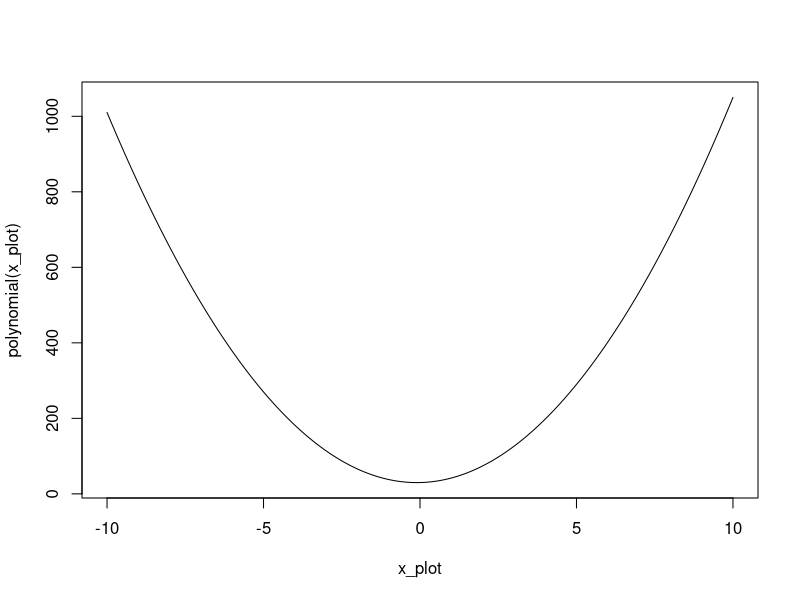
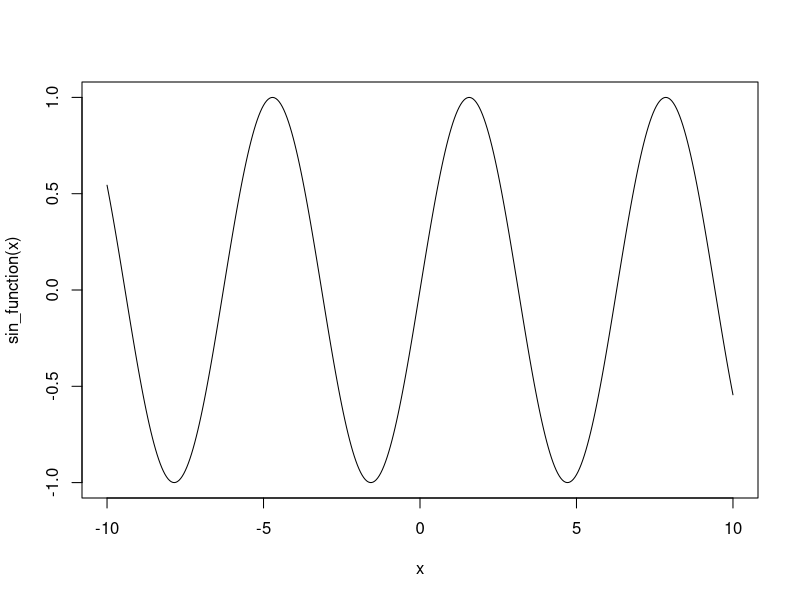
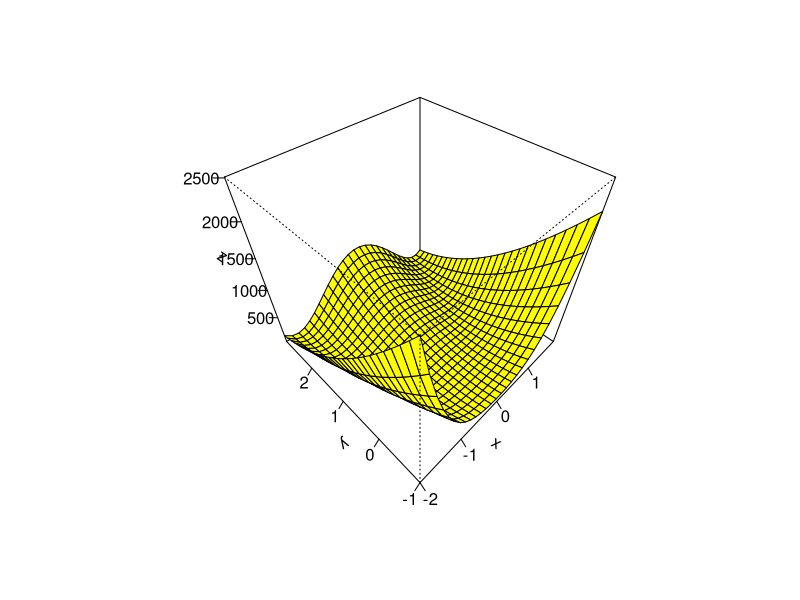
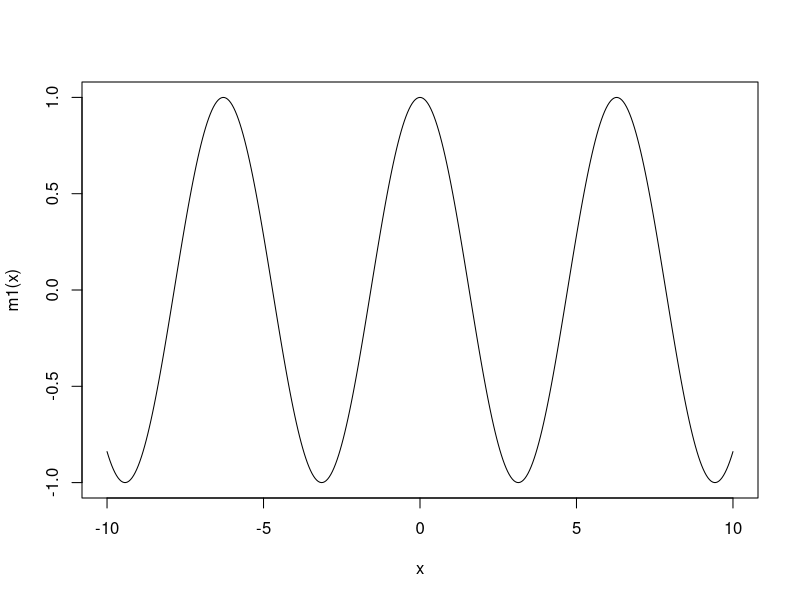
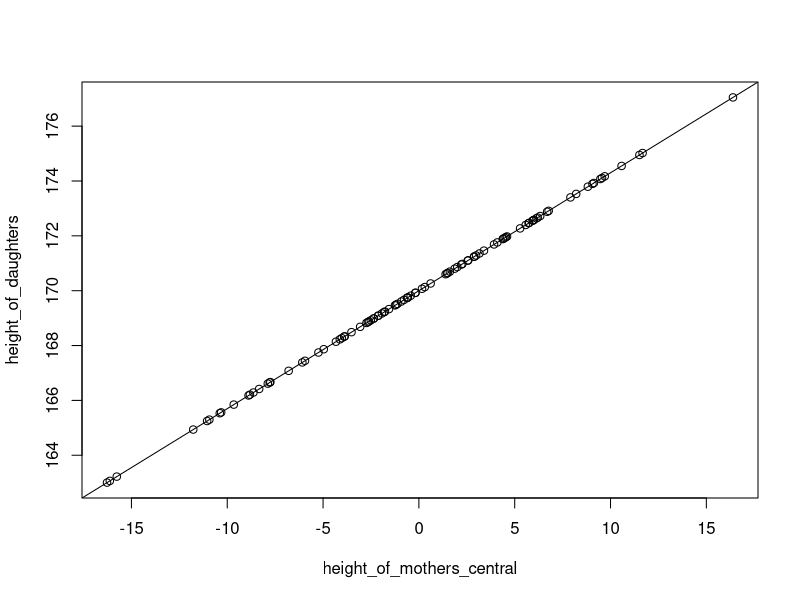
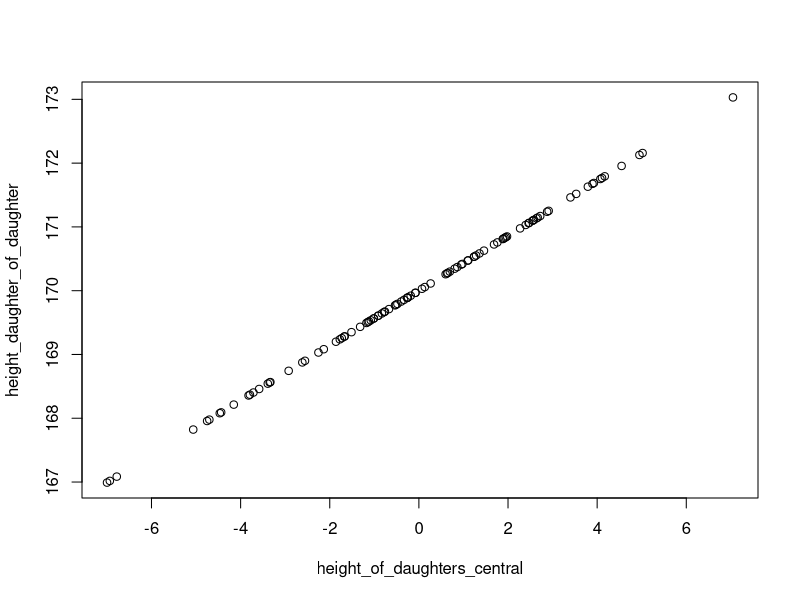
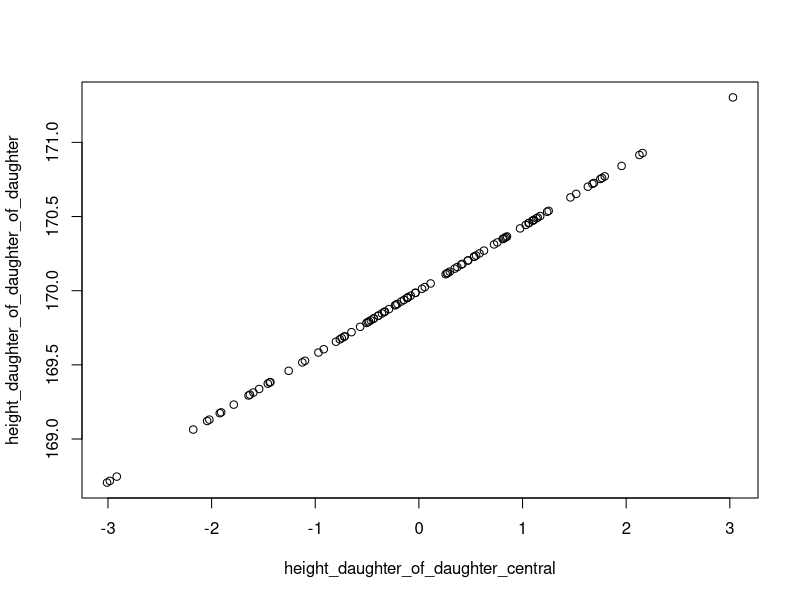
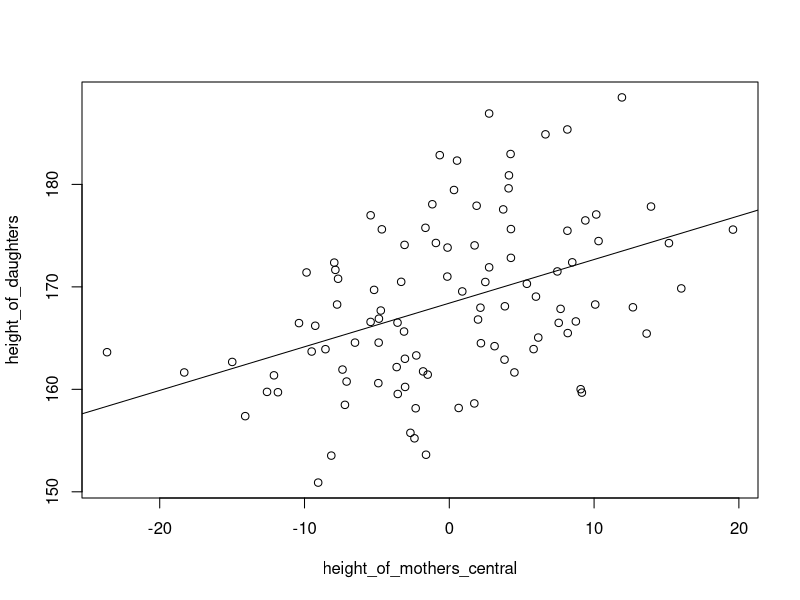

These figures' R source, in order:
## ---- chunk 1
knitr::opts_chunk$set(echo = TRUE)
## ---- chunk 2
# We first define our function, in our case it is a polynomial expression. 
polynomial <- function(x){
  f_x <- 10*x^2 + 2*x + 30 
  return(f_x)
}
x_plot <- seq(-10,10, by = .05)

#plot the function as a line (type = "l"). 
plot(x_plot, polynomial(x_plot), type = "l")
## ---- chunk 3
#check out ?optim()
?optim()
## ---- chunk 4
#How to find the local minimum using Optim function()
#Without derivative method
optim(1, fn = polynomial, method= "Brent", lower = -10, upper = 10)
## ---- chunk 5
# with derivative
optim(1, fn = polynomial, method = "CG")
## ---- chunk 6
sin_function <- function(x){
  f_x <- sin(x)
  return(f_x)
}
x <- seq(-10,10 , by = .05)
plot(x,sin_function(x), type = "l")
## ---- chunk 7
#Optim will always find the local minimum which is the closest to the starting value.  
x = -10
repeat{
  print(paste("for x = ", x," the closest minimum is at x =",optim(x, sin_function, method = "CG")$par))
  x = x +1
  if (x > 10) break("X limit reached")
}
## ---- chunk 8
f <- function(x1,y1){
 f_x <- (1-x1)^2 + 100*(y1- x1^2)^2
 return(f_x)
}
x <- seq(-2,2,by=.15)
y <- seq(-1,3,by=.15) 
z <- outer(x,y,f) #All possible combination of x,y is used to calculate all possible f(x,y) = z. 

#how to plot 3D
persp(x,y,z,phi=45,theta=-45,col="yellow",shade=.00000001,ticktype="detailed")

## ---- chunk 9
f <- function(x){
  f_x <- (1-x[1])^2 + 100*(x[2]-x[1]^2)^2
  return(f_x)
} 

optim(c(0,0) , f)
## ---- chunk 10
set.seed(101) #random seed to reproduce results
n <- 1e2
x <- rnorm(n, 20, 2) # so this is 1e2x1 predictor matrix 
y <- rnorm(n, mean = x *2, sd  =1 )                   # this is our outcome variable, a 1e2x1 vector
X_matrix <- cbind(rep(1, 100), x)      # adding a column of 1s as intercept to the design matrix X (1e2 x 1)
theta <- rep(0,2)               # set up the initial theta 2 x 1 vector
## ---- chunk 11
loss_function <-function(X, y, par){  
  n <- length(y)
  loss <- sum((X%*%par - y)^2)/(n-length(par))
return(loss) 
}
## ---- chunk 12
coef <- optim(par = theta, fn = loss_function , X = X_matrix, y = y, method = "BFGS")
coef$par
## ---- chunk 13


SE_beta_calc <- function(X,y,theta){
  n <- length(y)
  x <- X[,2]
  y_hat <- X %*% theta
  
  SE_beta <- ((1/(n-2)) *  (sum((y - y_hat)^2)) /  sum((x - mean(x))^2))
  return(SE_beta)
}

SE_beta_calc(X_matrix, y , coef$par)
## ---- chunk 14
summary(lm(y~ x))
## ---- chunk 15
m1 <- function(x){
  f_x <- (cos(x))
  return(f_x)
}

x <- seq(-10,10 , by = .05)
plot(x,m1(x), type = "l")
## ---- chunk 16
#Optim will always find the local minimum which is the closest to the starting value.  
x = -10
repeat{
  print(paste("for x = ", x," the closest minimum is at x =",optim(x, m1, method = "CG")$par))
  x = x +1
  if (x > 10) break("X limit reached")
}
## ---- chunk 17
#if negative = maximum, has to be positive :)
## ---- chunk 18
log_likelihood_function <- function(model, y){
  y_hat = fitted.values(model)
  temp_vec = y * log(p) + (1-y) * log(1-p)
  return (sum(temp_vec))
}
## ---- chunk 19
#How many samples
n <- 1e2
slope <- 0.43
#Simulate mothers height. 
height_of_mothers <- rnorm(n, mean = 170, sd = 7.5)
height_of_mothers_central <- height_of_mothers - mean(height_of_mothers)

#Slope of 0.76
height_of_daughters <- 170 + height_of_mothers_central * slope
height_of_daughters_central <- height_of_daughters - mean(height_of_daughters)

#run regression model
lm_height <- lm(height_of_daughters ~ height_of_mothers_central)
summary(lm_height)


plot( y = height_of_daughters,  x= height_of_mothers_central)
abline(a = lm_height$coefficients[1], b= lm_height$coefficients[2])
## ---- chunk 20
height_daughter_of_daughter <-170 + height_of_daughters_central * slope
height_daughter_of_daughter_central <- height_daughter_of_daughter - mean(height_daughter_of_daughter)

#plot
plot(height_of_daughters_central, height_daughter_of_daughter)


## ---- chunk 21
height_daughter_of_daughter_of_daughter <- 170 + slope * height_daughter_of_daughter_central


plot(height_daughter_of_daughter_central , height_daughter_of_daughter_of_daughter)
## ---- chunk 22
#How many samples
n <- 1e2
slope <- 0.43
#Simulate mothers height. 
height_of_mothers <- rnorm(n, mean = 170, sd = 7.5)
height_of_mothers_central <- height_of_mothers - mean(height_of_mothers)

#Slope of 0.76
height_of_daughters <- rnorm(n, mean = 170 + height_of_mothers_central * slope, sd = 7.5)
height_of_daughters_central <- height_of_daughters - mean(height_of_daughters)

#run regression model
lm_height <- lm(height_of_daughters ~ height_of_mothers_central)
summary(lm_height)


plot( y = height_of_daughters,  x= height_of_mothers_central)
abline(a = lm_height$coefficients[1], b= lm_height$coefficients[2])
## ---- chunk 23
height_daughter_of_daughter <- rnorm(n, mean = 170 + height_of_daughters_central * slope, sd = 7.5)
height_daughter_of_daughter_central <- height_daughter_of_daughter - mean(height_daughter_of_daughter)

#plot
plot(height_of_daughters_central, height_daughter_of_daughter)


## ---- chunk 24
height_daughter_of_daughter_of_daughter <- rnorm(n , mean = 170 + slope * height_daughter_of_daughter_central, sd = 7.5)

plot(height_daughter_of_daughter_central , height_daughter_of_daughter_of_daughter)
